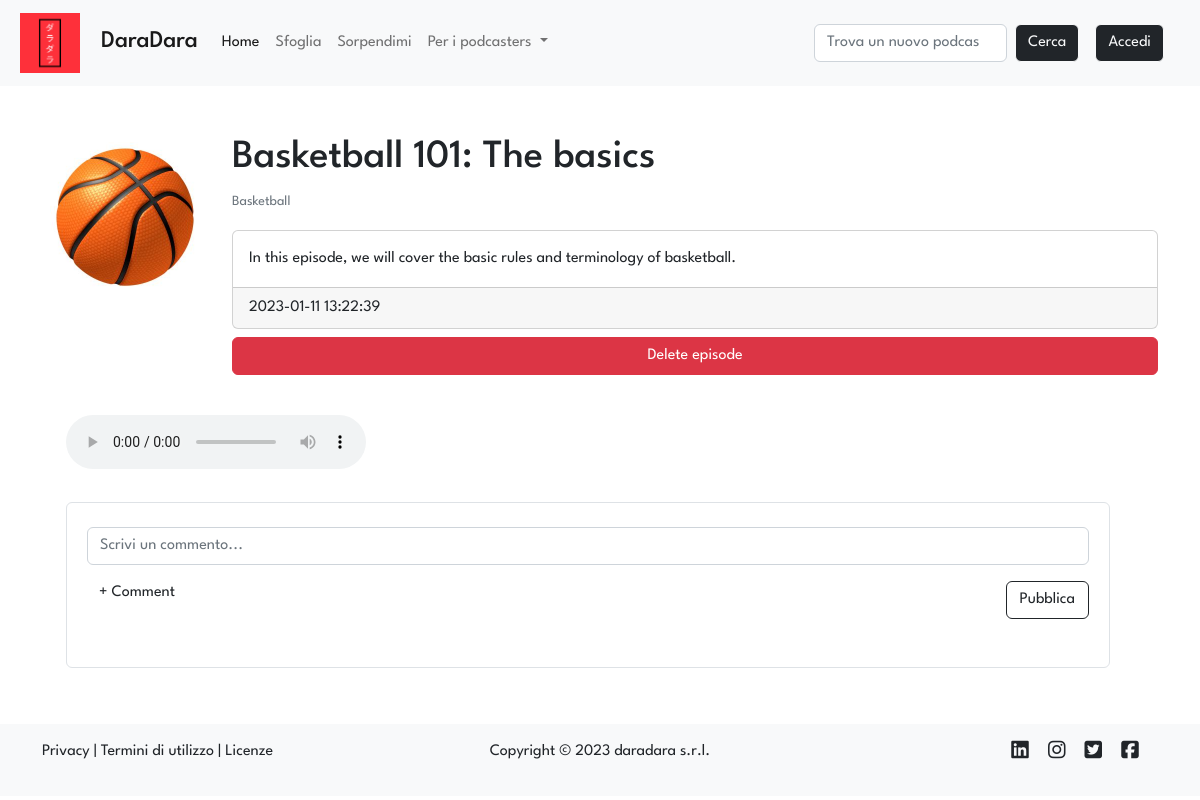
The app's page /podcast/2/episode/8, older data.
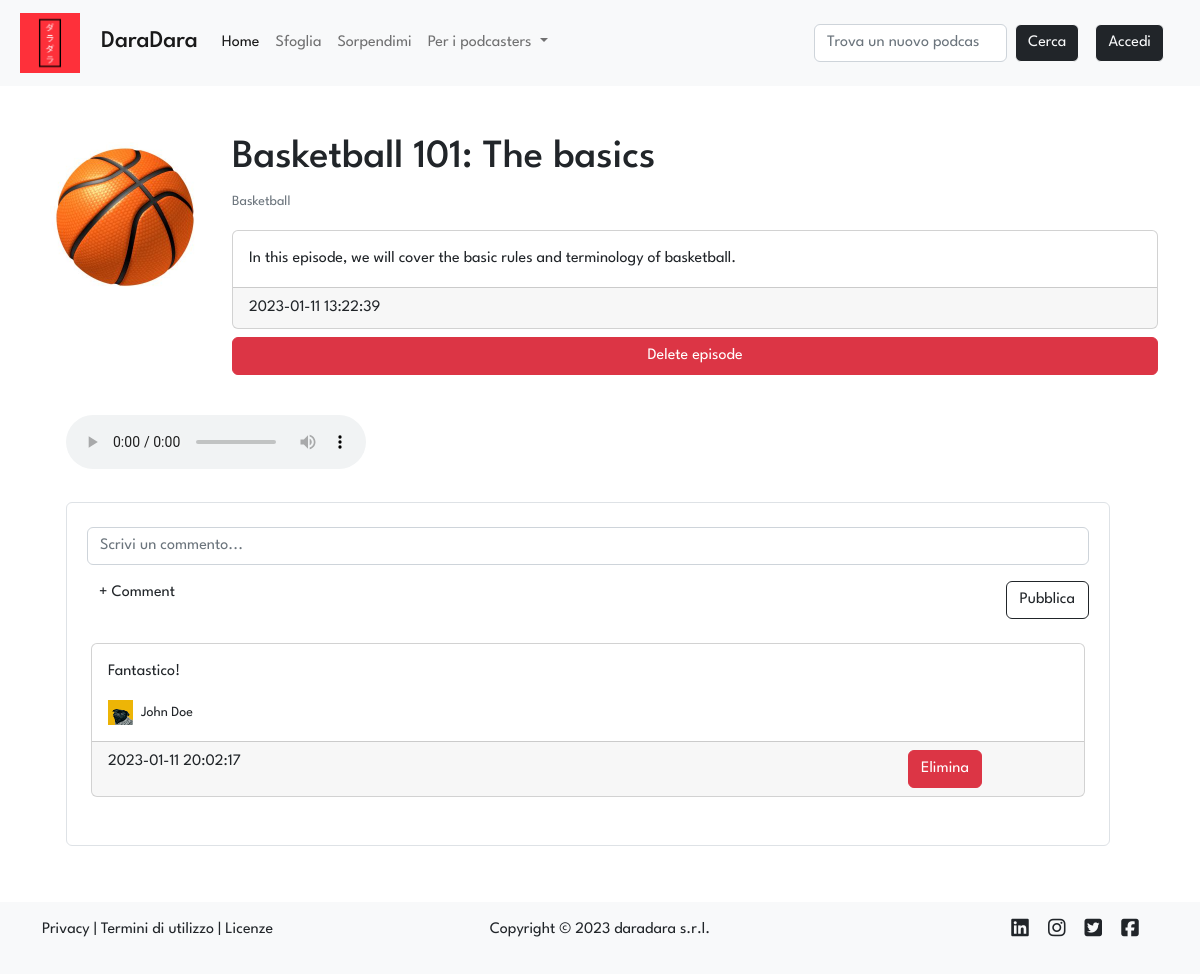
The same page, newer data.
### tables this page shows
CREATE TABLE "comments" (
	"id_user"	INTEGER NOT NULL,
	"id_ep"	INTEGER NOT NULL,
	"text"	TEXT NOT NULL,
	"timestamp"	TEXT NOT NULL,
	FOREIGN KEY("id_ep") REFERENCES "episodes"("id"),
	FOREIGN KEY("id_user") REFERENCES "users"("id"),
	PRIMARY KEY("id_user","id_ep","timestamp")
);

CREATE TABLE "users" (
	"id"	INTEGER NOT NULL UNIQUE,
	"email"	TEXT NOT NULL UNIQUE,
	"password"	TEXT NOT NULL,
	"name"	TEXT NOT NULL,
	"surname"	TEXT NOT NULL,
	"propic"	TEXT NOT NULL,
	PRIMARY KEY("id" AUTOINCREMENT)
);

### app.py (the view)
@app.route('/podcast/<int:id_pod>/episode/<int:id_ep>')
def episode(id_pod, id_ep):
    episode = dao.get_episode(id_ep)
    if episode and episode['id_podcast'] == id_pod:
        podcast = dao.get_podcast(id_pod)
        comments = dao.get_comments_extended(id_ep)
        return render_template('episode.html', id=id_ep, id_pod=id_pod, podcast=podcast, episode=episode, comments=comments)
    else:
        flash(message='Si è verificato un errore', category='danger')
        return redirect(url_for('index'))

### data/dao.py (called while the page is built)
def get_comments_extended(id_ep):
    conn, cursor = connect()
    comments = False
    try:
        sql = "SELECT comments.id_user, text, timestamp, name, surname, propic FROM comments, users WHERE comments.id_user = users.id AND id_ep = ?"
        cursor.execute(sql, (id_ep,))
        comments = cursor.fetchall()
    except Exception as e:
        print(e)
    close(conn, cursor)
    return comments

def get_episode(id):
    conn, cursor = connect()
    episode = False
    try:
        sql = 'SELECT * FROM episodes WHERE id = ?'
        cursor.execute(sql, (id,))
        episode = cursor.fetchone()
    except Exception as e:
        print(e)
    close(conn, cursor)
    return episode

def get_podcast(id):
    conn, cursor = connect()
    podcast = False
    try:
        sql = 'SELECT * FROM podcasts WHERE id = ?'
        cursor.execute(sql, (id,))
        podcast = cursor.fetchone()
    except Exception as e:
        print(e)
    close(conn, cursor)
    return podcast

def connect():
    conn = sqlite3.connect(PATH)
    conn.row_factory = sqlite3.Row
    cursor = conn.cursor()
    return conn, cursor

def close(conn, cursor):
    cursor.close()
    conn.close()

### templates/episode.html (shortened to what this page needs)
{% extends 'layout.html' %}
{% block stylesheets %} <link rel="stylesheet" href="{{url_for('static', filename='stylesheets/episode.css')}}"> {% endblock %}
{% block content %}
<div class="row">
    <div class="col-4 col-lg-2">
        <img src="{{url_for('static', filename='uploads/images/covers/{0}{1}'.format(id_pod, podcast.img))}}" alt="Immagine podcast" class="card-img p-1 p-lg-2 episode-img">
    </div>
    <div class="col">
        <div class="row d-flex justify-content-center align-items-center mb-3">
            <h1 class="">{{episode.title}}</h1>
            <a href="{{url_for('podcast', id=podcast.id)}}"><p class="card-text"><small class="text-muted">{{podcast.title}}</small></p></a>
        </div>
        <div class="card">
            <div class="card-body">
              <p class="card-text">{{episode.description}}</p>
            </div>
            <div class="card-footer">
                {{episode.timestamp}}
            </div>
        </div>
        <div class="row mx-2 mx-lg-0 my-2 d-flex justify-content-center align-content-center display-5">
            <button type="button" class="btn btn-danger" data-bs-toggle="modal" data-bs-target="#deleteEpisodeModal">
                Delete episode
            </button>
        </div>
    </div>
</div>
<div class="row mt-3 mx-lg-0 mx-2">
    <div id="player" class="col-md-7">
        <div class="card-body row g-2">
            <div class="text-light p-3">
                <audio controls>
                    <source src="audio-file.mp3" type="audio/mpeg">
                </audio>
            </div>
        </div>
    </div>
    <div class="row d-flex justify-content-center align-content-center my-2">
        <div class="row d-flex justify-content-center">
            <div class="">
              <div class="card shadow-0 border bg-ligth">
                <div class="card-body p-4">
                    <form class="form-outline mb-4 mx-2" action="{{ url_for('post_new_comment', id_ep=id, id_pod=id_pod) }}" method="POST">
                        <div class="row">
                            <input type="text" name="text" id="addANote" class="form-control" placeholder="Scrivi un commento..." />
                        </div>
                        <div class="row d-flex justify-content-between mt-3">
                            <label class="col-3 form-label" for="addANote">+ Comment</label>
                            <button type="submit" class="col-1 btn btn-outline-dark">Pubblica</button>
                        </div>
                    </form>
                    {% for comment in comments %}
                    <div class="card mb-4">
                        <div class="card-body">
                        <p>{{comment.text}}</p>
                        <div class="d-flex justify-content-between">
                            <div class="d-flex flex-row align-items-center">
                                <img src="{{url_for('static', filename='uploads/images/propics/{0}{1}'.format(comment.id_user, comment.propic))}}" alt="avatar" width="25"
                                    height="25"/>
                                <p class="small mb-0 ms-2">{{comment.name}} {{comment.surname}}</p>
                            </div>
                        </div>
                        </div>
                        <div class="card-footer d-flex justify-content-between">
                            <div class="col-2">
                                {{comment.timestamp}}
                            </div>
                            <form class="col-2" action="{{ url_for('post_delete_comment', id_pod=id_pod, id_ep=id) }}" method="POST">
                                <button type="submit" class="btn btn-danger">Elimina</button>
                            </form>
                        </div>
                    </div>
                    {% endfor %}
                </div>
              </div>
            </div>
          </div>
    </div>
</div>
{% endblock %}

Row changes from the older to the newer data that the page shows:
added comments: text "Fantastico!", id_user.propic (picture), name "John", surname "Doe", timestamp "2023-01-11 20:02:17"
